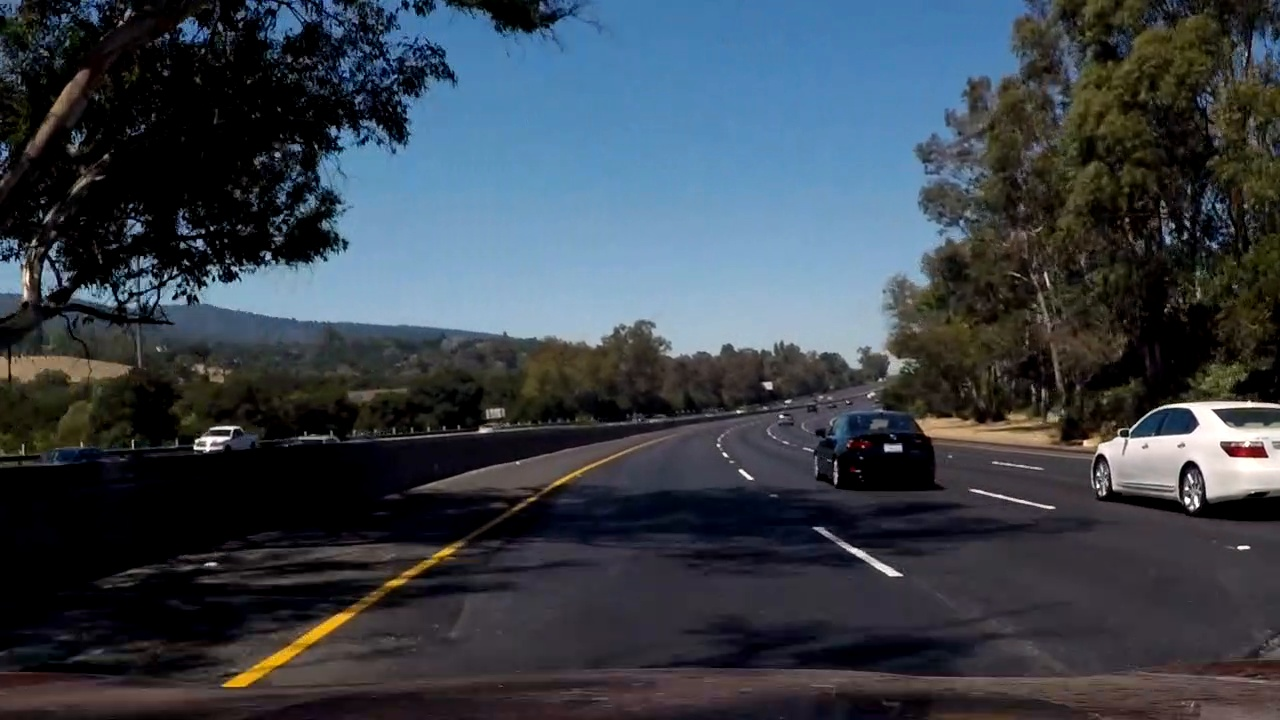
#> input picture test_images/1042.jpg, 1280 x 720 px; its folder holds 4 pictures in this run
$ jupyter execute --allow-errors advanced-lane-finding.ipynb   (shell and % lines are left out)   (older library calls are emulated)
#> lines starting #> are read from the running program, lines starting #| are printed output that depends on the picture
# Advanced Line Finding

# Camera Calibration

[cell 1]
import numpy as np
import cv2
import glob
import math
import matplotlib.pyplot as plt
from moviepy.editor import VideoFileClip
from line import Line

plt.style.use('ggplot')

[cell 2]
def plot_images(images, cols=5, figsize=(8, 4)):
    n_img = len(images)
    rows = math.ceil(n_img/cols)
    fig, axes = plt.subplots(rows, cols, figsize=figsize)
    subplots = axes.ravel()

    for n, subplot in enumerate(subplots):
        if (n < n_img):
            image = images[n]
            if len(image.shape) < 3:
                subplots[n].imshow(image, cmap='gray')
            else:
                subplots[n].imshow(image)
            subplots[n].axis('off')
        else:
            subplots[n].axis('off')
    plt.show()

### Load calibration images

[cell 3]
calibration_files = glob.glob('camera_cal/calibration*.jpg')
calibration_images = []

[cell 4]
for file in calibration_files:
    img = cv2.imread(file)
    img = cv2.cvtColor(img, cv2.COLOR_BGR2RGB)
    calibration_images.append(img)

### Extract calibration points from chessboard corners

[cell 5]
object_points = []
image_points = []
pattern_size = (9, 6)

# object_point.shape => (54, 3)
object_point = np.zeros((6*9, 3), np.float32)

# np.mgrid[0:9, 0:6].T.shape => (6, 9, 2)
# np.mgrid[0:9, 0:6].T.reshape(-1, 2).shape => (54, 2)
object_point[:, :2] = np.mgrid[0:9, 0:6].T.reshape(-1, 2)

for image in calibration_images:
    ret, corners = cv2.findChessboardCorners(image, patternSize=pattern_size)

    if ret is True:
        object_points.append(object_point)
        image_points.append(corners)

        cv2.drawChessboardCorners(image,
                                  patternSize=pattern_size,
                                  corners=corners,
                                  patternWasFound=ret)

#> (a cell that did not finish here is left out)


[cell 7]
plt.figure(figsize=(10,8))
#> (the rest of this cell did not finish here and is left out)

# Distortion Correction

#> (a cell that did not finish here is left out)

#> (a cell that did not finish here is left out)

[cell 10]
undistorted_images = []

for image in calibration_images:
    dst = cv2.undistort(image, cameraMatrix=mtx, distCoeffs=dist)
    undistorted_images.append(dst)

#> (a cell that did not finish here is left out)

### Load sample images

[cell 12]
sample_files = glob.glob('test_images/*.jpg')
sample_images = []

for file in sample_files:
    img = cv2.imread(file)
#> img is the input picture: shape (720, 1280, 3); mean B, G, R 73.5, 64.6, 56.6
    img = cv2.cvtColor(img, cv2.COLOR_BGR2RGB)
    sample_images.append(img)

[cell 13]
plot_images(sample_images, cols=4, figsize=(10, 4))
#> call 2 of plot_images, with cols = 4, figsize = (10, 4)
#> in plot_images (call 2), `plt.show()`:
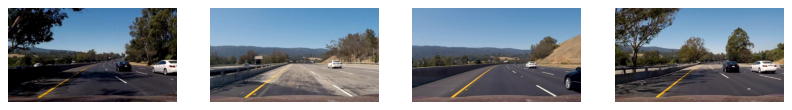
#> figure drawn by matplotlib, 4 panels
